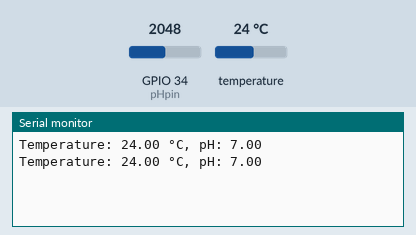
Simulated run of this sketch. Board: ESP32. On the bench: the last lines printed to the serial monitor. The inputs (shaded band) are chosen by the test bench; at power-on: temperature 24 °C, GPIO 34 (pHpin) = 2048.

Above: at 3.3 s.
3.4 s: temperature set to 12 °C
At 5.2 s:
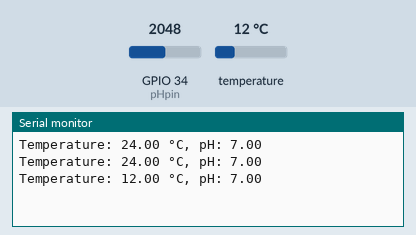
5.9 s: GPIO 34 (pHpin) set to 2866
At 6.4 s:
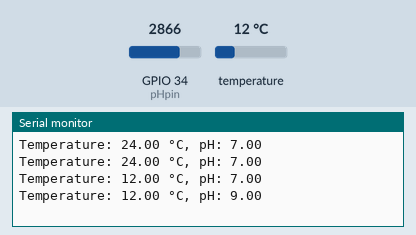
8.4 s: temperature set to 19 °C
At 10.2 s:
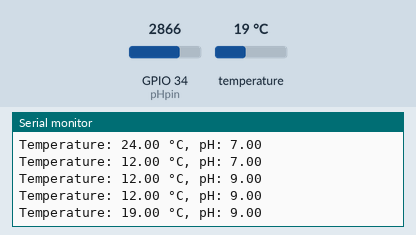
10.9 s: GPIO 34 (pHpin) set to 3603
At 12.6 s:
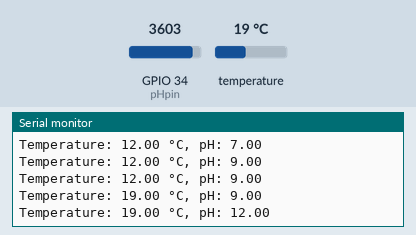
Timing chart, 0 to 14.1 s (numbered marks = the images above; inputs shaded):
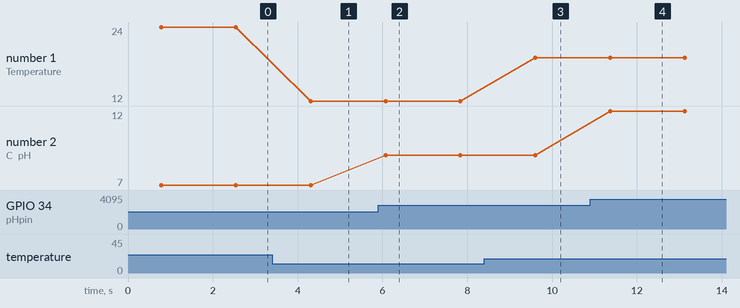

Measured:
- after the input at 3.4 s, the serial monitor: prints a new line after 0.91 s (image 1)
- after the input at 5.9 s, the serial monitor: prints a new line after 0.17 s (image 2)
- after the input at 8.4 s, the serial monitor: prints a new line after 1.2 s (image 3)
- after the input at 10.9 s, the serial monitor: prints a new line after 0.47 s (image 4)
- plotted number 1: 24 → 12 after the input at 3.4 s, 12 → 19 after the input at 8.4 s
- plotted number 2: 7 → 9 after the input at 5.9 s, 9 → 12 after the input at 10.9 s

The sketch:

phandtemp_final.ino
```cpp
#include <OneWire.h>            // Library for the temperature sensor
#include <DallasTemperature.h>  // Library for the temperature sensor

// Temperature sensor setup
#define ONE_WIRE_BUS 2          // Pin for the temperature sensor
OneWire oneWire(ONE_WIRE_BUS);
DallasTemperature sensors(&oneWire);

// pH sensor setup
#define pHpin 34                // Pin for the pH sensor

void setup() {
  // Initialize temperature sensor
  sensors.begin();

  // Initialize serial communication
  Serial.begin(9600);
}

void loop() {
  // Read temperature value
  sensors.requestTemperatures();
  float temperature = sensors.getTempCByIndex(0);

  // Read pH value
  int sensorValue = analogRead(pHpin);
  float pH = map(sensorValue, 0, 4095, 0, 14); // Map the sensor reading to pH scale (ESP32 has a 12-bit ADC, range 0-4095)

  // Print values to the serial monitor
  Serial.print("Temperature: ");
  Serial.print(temperature);
  Serial.print(" °C, pH: ");
  Serial.println(pH);

  delay(1000);  // Delay for 1 second
}

void programmer() {
  // Dummy programmer function, no action needed
}
```

playback.pde
```cpp

```
